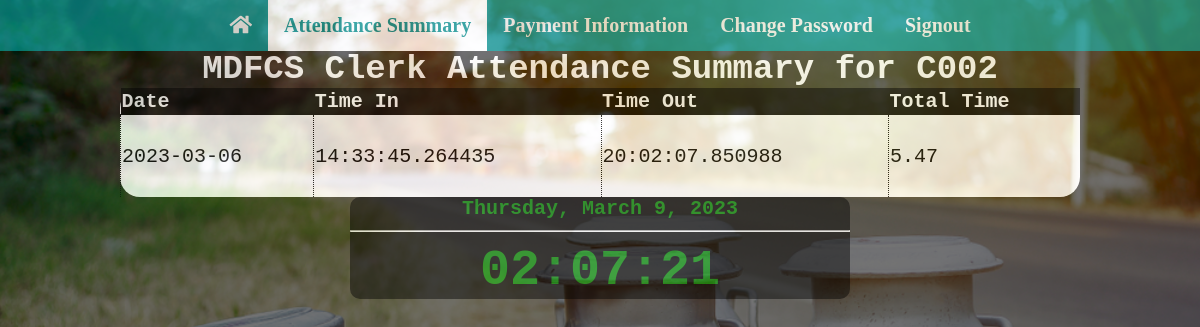
Page /attendancesummary (signed in) on the earlier database version.
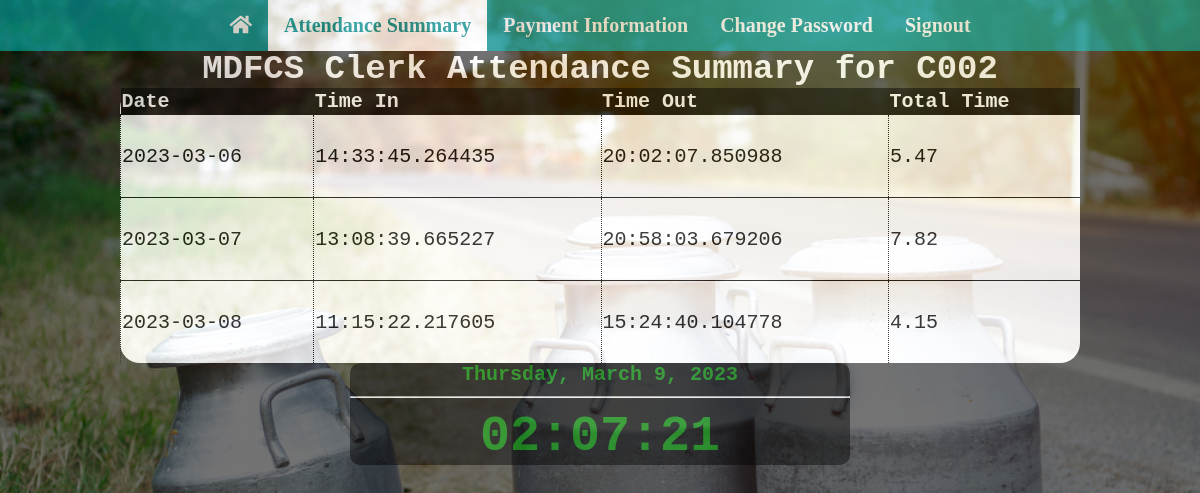
Same page on the later database version.
### Clerk Portal.py (models this page shows)
class ClerkPortal(db.Model):
    clerk_username = db.Column(db.String, primary_key=True)
    clerk_id = db.Column(db.String, db.ForeignKey('clerks.clerk_id'))
    clerk_password = db.Column(db.String)

class Attendance(db.Model):
    clerk_id_date = db.Column(db.String, primary_key=True)
    clerk_id = db.Column(db.String, db.ForeignKey('clerks.clerk_id'))
    date = db.Column(db.Date)
    time_in = db.Column(db.Time)
    time_out = db.Column(db.Time)
    total_time = db.Column(db.Float)

### Clerk Portal.py (the view)
@app.route("/attendancesummary")
def attendancesummary():
    if "clerkusername" in session:
        clerkusername = session["clerkusername"]
        c_id = ClerkPortal.query.filter_by(clerk_username=clerkusername).first().clerk_id
        summary = Attendance.query.filter_by(clerk_id=c_id).all()
        return render_template("summary.html", summary=summary, id=c_id)
    else:
        return redirect(url_for("clerk_signin"))

### templates/summary.html (shortened to what this page needs)
{% extends "Clerk_base.html" %}
{% block content %}
<table>
    <caption>MDFCS Clerk Attendance Summary for {{id}}</caption>
    <tr style="color: #ffffff; background-color: #000000">
        <th>Date</th>
        <th>Time In</th>
        <th>Time Out</th>
        <th>Total Time</th>
    </tr>
{% for record in summary %}
<tr>
<td>{{record.date}}</td>
<td>{{(record.time_in)}}</td>
<td>{{record.time_out}}</td>
<td>{{record.total_time}}</td>
</tr>
{% endfor %}
</table>
{% endblock %}

### templates/Clerk_base.html (shortened to what this page needs)
<!DOCTYPE html>
<html lang="">
    <head>
        <link rel="stylesheet" href="{{url_for('static', filename='base_style.css')}} ">
        <link rel="stylesheet" href="https://cdnjs.cloudflare.com/ajax/libs/font-awesome/5.15.3/css/all.min.css">
    </head>
    <body>
    <div class="overlay">
        {% block navbar %}
        <div class="top-nav" id="top-nav">
             <a href = "{{url_for('home')}}"><i class="fa fa-home"></i></a>
             <a href="{{ url_for('attendancesummary') }}">Attendance Summary</a>
            <a href = "{{url_for('payinfo')}}" >Payment Information</a>
            <a href = "{{url_for('changePassword')}}" >Change Password</a>
            <a href = "{{url_for('signout')}}" >Signout</a>
        </div>
        {% endblock %}
        {% block content %}
        {% endblock %}
        <div class="date">
            <span id="date"></span><br>
            <hr>
            <time id="time"></time><br>
            </div>
    </div>
    </body>
</html>

### static/base_style.css (style rules this page uses)
html, body { min-height: 100%; }
body { text-align: center; background: rgba(0,0,255,0.5) url("can.png") no-repeat; font-size: 20px; font-family: 'Times New Roman', Times, serif; background-size: cover; opacity: 75%; color-scheme: dark; }
.overlay { background-color: rgba(0, 0, 0, 0.733); position: fixed; margin-top: 50px; top: 0; right: 0; left: 0; bottom: 0; overflow-y: auto; }
.top-nav { background-color: darkcyan; color: white; position: fixed; top: 0; display: flex; justify-content:center; font-size: 35px; overflow-x: hidden; width: 100%; height: available; left: 0; }
.top-nav a { float: left; color: #f2f2f2; text-align: center; padding: 14px 16px; text-decoration: none; font-weight: bold; font-size: 20px; }
.top-nav .active { background-color: white; color: darkcyan; }
table { border:1px; border-collapse: collapse; border-radius: 20px; margin:auto; width:80%; text-align: left; align-self:center; font-family: 'Courier New', Courier, monospace; background-color: white; }
tr { border-top: 1px solid black; }
td { height: 80px; border-left: 1px dotted black; }
caption { font-size: 34px; font-weight: bold; color:white; }
.date { font-family: 'Digital-7 Mono', monospace; font-weight: bold; background-color: black; color: green; font-size: 20px; border-radius: 10px; margin: auto; max-width: 500px; }
time { font-size: 50px; }

Differences in the rows shown:
added Attendance: date "2023-03-07", time_in "13:08:39.665227", time_out "20:58:03.679206", total_time "7.82"
added Attendance: date "2023-03-08", time_in "11:15:22.217605", time_out "15:24:40.104778", total_time "4.15"
